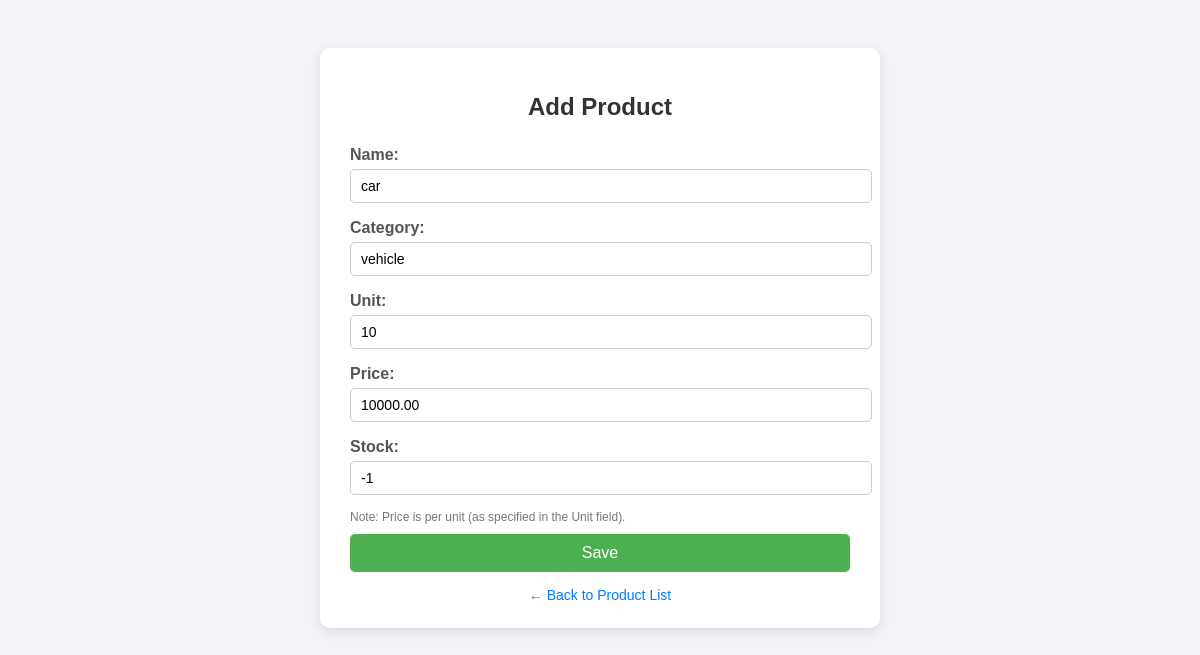
The app's page /product/4/edit/ with its own data.
### inventory/models.py (models this page shows, shortened)
class Product(models.Model):  # prodmast
    name = models.CharField(max_length=100)
    category = models.CharField(max_length=50)
    unit = models.CharField(max_length=20)
    price = models.DecimalField(
        max_digits=10,
        decimal_places=2,
        validators=[MinValueValidator(0.01)]
    )  # Ensure price is always positive
    stock = models.IntegerField(default=0)  # New field to track stock quantity

### inventory/views.py (the view, shortened to what this page needs)
# urls.py: path('product/<int:pk>/edit/', ProductEditView.as_view(), name='edit_product'),
class ProductEditView(UpdateView):
    model = Product
    form_class = ProductForm
    template_name = 'inventory/add_product.html'
    success_url = reverse_lazy('product_list')

### inventory/templates/inventory/add_product.html (shortened to what this page needs)
<!DOCTYPE html>
<html lang="en">
<head>
</head>
<body>
  <div class="form-box">
    <h2>Add Product</h2>
    <form method="post">
      {{ form.as_p }}
      <small>Note: Price is per unit (as specified in the Unit field).</small>
      <button type="submit">Save</button>
    </form>
    <a class="back-link" href="{% url 'product_list' %}">← Back to Product List</a>
  </div>
</body>
</html>

### inventory/templates/inventory/add_product.html (style rules this page uses)
body { font-family: Arial, sans-serif; background-color: #f2f4f8; padding: 40px; }
.form-box { background-color: white; max-width: 500px; margin: 0 auto; padding: 25px 30px; border-radius: 10px; box-shadow: 0 4px 12px rgba(0,0,0,0.1); }
h2 { text-align: center; color: #333; margin-bottom: 25px; }
form p { margin-bottom: 15px; }
label { font-weight: 600; color: #555; }
input, select { width: 100%; padding: 8px 10px; border: 1px solid #ccc; border-radius: 5px; font-size: 14px; margin-top: 5px; }
small { display: block; color: #777; font-size: 12px; margin-top: 5px; }
button { background-color: #4CAF50; color: white; border: none; padding: 10px 20px; font-size: 16px; border-radius: 5px; cursor: pointer; width: 100%; margin-top: 10px; }
.back-link { display: block; text-align: center; margin-top: 15px; color: #007BFF; text-decoration: none; font-size: 14px; }

### records on screen
Product: name "car", category "vehicle", unit "10", price "10000.00", stock "-1"
